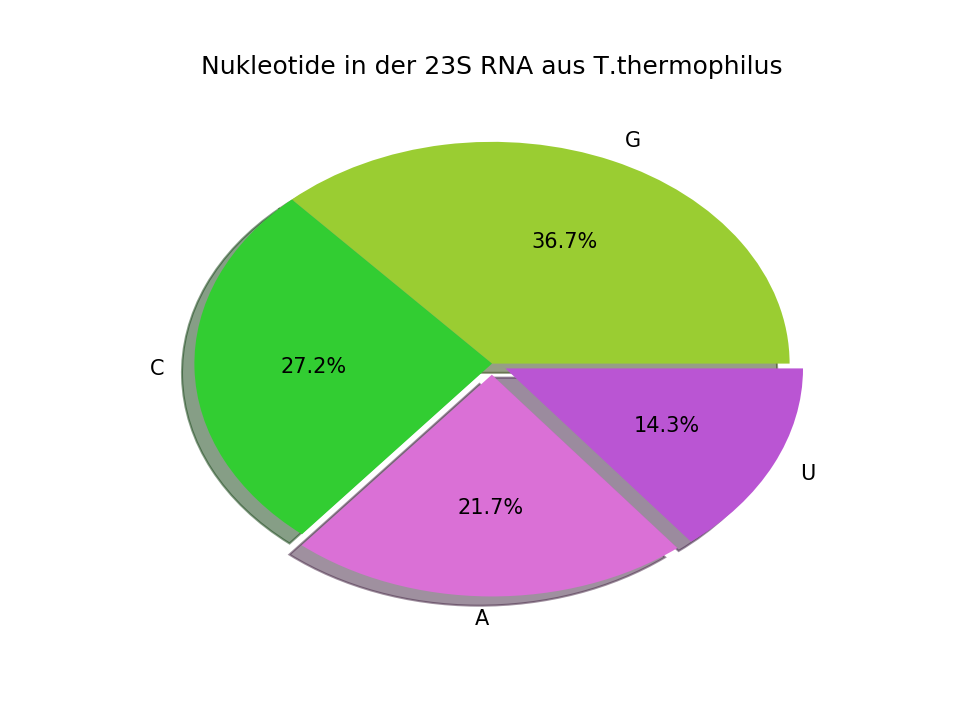

Here is the Python script that generated this plot:

from pylab import figure, title, pie, savefig

nucleotides = 'G', 'C', 'A', 'U'
count = [1024, 759, 606, 398]
explode = [0.0, 0.0, 0.05, 0.05]

colors = ["yellowgreen", "limegreen", "orchid", "mediumorchid"]


def get_percent(value):
    '''Formats float values in pie slices to percent.'''
    return "%4.1f%%" % (value)


figure()
title('Nukleotide in der 23S RNA aus T.thermophilus')

pie(count, explode=explode, labels=nucleotides, shadow=True,
    colors=colors, autopct=get_percent)

savefig('tortendiagramm.png', dpi=150)
savefig('tortendiagramm.svg', dpi=150)
